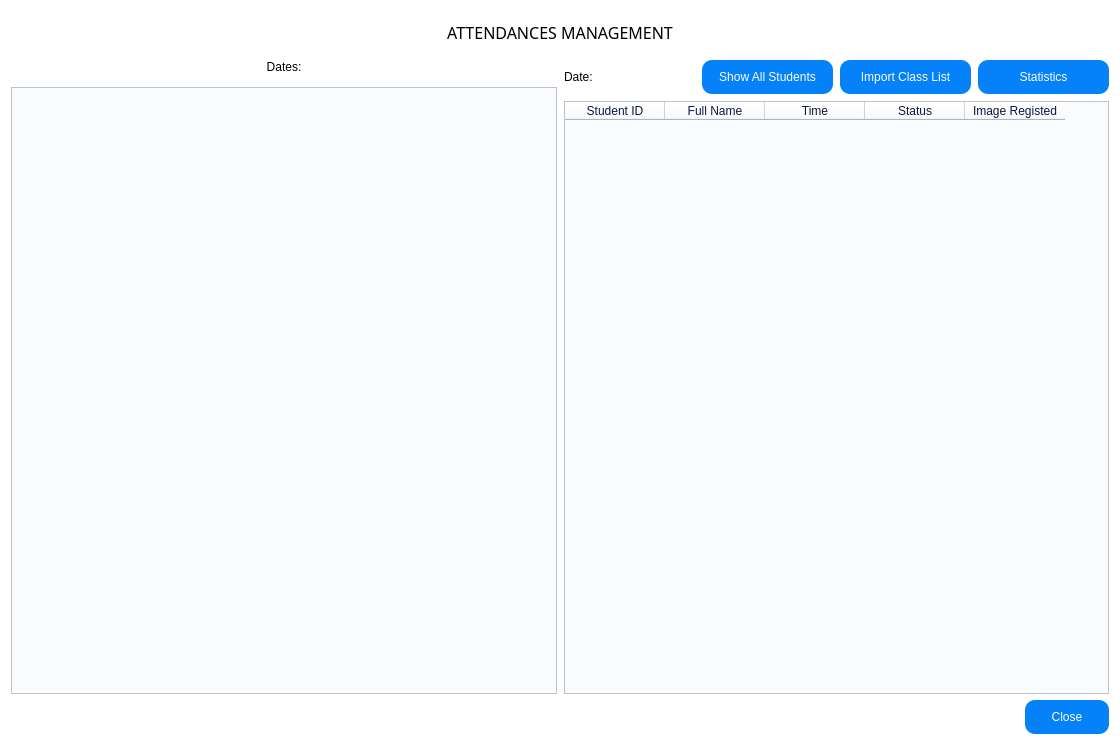
<?xml version="1.0" encoding="UTF-8"?>
<ui version="4.0">
 <class>ManageDialog</class>
 <widget class="QDialog" name="ManageDialog">
  <property name="geometry">
   <rect>
    <x>0</x>
    <y>0</y>
    <width>1120</width>
    <height>745</height>
   </rect>
  </property>
  <property name="windowTitle">
   <string>Attendance Management</string>
  </property>
  <property name="windowIcon">
   <iconset>
    <normaloff>icon.png</normaloff>icon.png</iconset>
  </property>
  <property name="styleSheet">
   <string notr="true">background-color: rgb(255, 255, 255);</string>
  </property>
  <layout class="QVBoxLayout" name="verticalLayout">
   <item>
    <widget class="QLabel" name="label">
     <property name="font">
      <font>
       <family>CocogooseProTrial Darkmode</family>
       <pointsize>12</pointsize>
       <weight>50</weight>
       <italic>false</italic>
       <bold>false</bold>
      </font>
     </property>
     <property name="styleSheet">
      <string notr="true">font: 12pt &quot;CocogooseProTrial Darkmode&quot;;
color: rgb(0, 0, 0);
padding:10px;
</string>
     </property>
     <property name="text">
      <string>ATTENDANCES MANAGEMENT</string>
     </property>
     <property name="alignment">
      <set>Qt::AlignCenter</set>
     </property>
    </widget>
   </item>
   <item>
    <layout class="QHBoxLayout" name="horizontalLayout">
     <property name="spacing">
      <number>7</number>
     </property>
     <property name="bottomMargin">
      <number>0</number>
     </property>
     <item>
      <layout class="QVBoxLayout" name="verticalLayout_2">
       <property name="spacing">
        <number>13</number>
       </property>
       <property name="leftMargin">
        <number>0</number>
       </property>
       <property name="rightMargin">
        <number>0</number>
       </property>
       <item>
        <widget class="QLabel" name="label_2">
         <property name="styleSheet">
          <string notr="true">font: 63 10pt &quot;Montserrat SemiBold&quot;;</string>
         </property>
         <property name="text">
          <string>Dates:</string>
         </property>
         <property name="alignment">
          <set>Qt::AlignCenter</set>
         </property>
        </widget>
       </item>
       <item>
        <widget class="QScrollArea" name="scrollArea">
         <property name="styleSheet">
          <string notr="true">font: 57 8pt &quot;Montserrat Medium&quot;;
background-color: rgb(249, 252, 255);</string>
         </property>
         <property name="widgetResizable">
          <bool>true</bool>
         </property>
         <widget class="QWidget" name="scrollAreaWidgetContents">
          <property name="geometry">
           <rect>
            <x>0</x>
            <y>0</y>
            <width>541</width>
            <height>583</height>
           </rect>
          </property>
          <layout class="QVBoxLayout" name="verticalLayout_3">
           <item>
            <layout class="QVBoxLayout" name="dateButtonLayout"/>
           </item>
           <item>
            <spacer name="verticalSpacer">
             <property name="orientation">
              <enum>Qt::Vertical</enum>
             </property>
             <property name="sizeHint" stdset="0">
              <size>
               <width>20</width>
               <height>40</height>
              </size>
             </property>
            </spacer>
           </item>
          </layout>
         </widget>
        </widget>
       </item>
      </layout>
     </item>
     <item>
      <layout class="QVBoxLayout" name="verticalLayout_4">
       <property name="sizeConstraint">
        <enum>QLayout::SetDefaultConstraint</enum>
       </property>
       <item>
        <layout class="QHBoxLayout" name="horizontalLayout_2">
         <item>
          <widget class="QLabel" name="label_selected_date">
           <property name="styleSheet">
            <string notr="true">font: 63 10pt &quot;Montserrat SemiBold&quot;;</string>
           </property>
           <property name="text">
            <string>Date:</string>
           </property>
          </widget>
         </item>
         <item>
          <widget class="QPushButton" name="pushButtonShowAll">
           <property name="styleSheet">
            <string notr="true">QPushButton {
    background-color: #0581F9; /* Màu nền mặc định */
	color: rgb(255, 255, 255);
	font: 8pt &quot;CocogooseProTrial Semilight&quot;;
    border-radius: 10px;
    padding: 10px;

}

QPushButton:hover {
    background-color: #87C4FF; /* Màu khi di chuột */

}

QPushButton:pressed {
    background-color: #0581F9; /* Màu khi nhấn */
}


</string>
           </property>
           <property name="text">
            <string>Show All Students</string>
           </property>
          </widget>
         </item>
         <item>
          <widget class="QPushButton" name="pushButtonImport">
           <property name="styleSheet">
            <string notr="true">QPushButton {
    background-color: #0581F9; /* Màu nền mặc định */
	color: rgb(255, 255, 255);
	font: 8pt &quot;CocogooseProTrial Semilight&quot;;
    border-radius: 10px;
    padding: 10px;

}

QPushButton:hover {
    background-color: #87C4FF; /* Màu khi di chuột */

}

QPushButton:pressed {
    background-color: #0581F9; /* Màu khi nhấn */
}


</string>
           </property>
           <property name="text">
            <string>Import Class List</string>
           </property>
          </widget>
         </item>
         <item>
          <widget class="QPushButton" name="pushButtonStatistic">
           <property name="styleSheet">
            <string notr="true">QPushButton {
    background-color: #0581F9; /* Màu nền mặc định */
	color: rgb(255, 255, 255);
	font: 8pt &quot;CocogooseProTrial Semilight&quot;;
    border-radius: 10px;
    padding: 10px;

}

QPushButton:hover {
    background-color: #87C4FF; /* Màu khi di chuột */

}

QPushButton:pressed {
    background-color: #0581F9; /* Màu khi nhấn */
}


</string>
           </property>
           <property name="text">
            <string>Statistics</string>
           </property>
          </widget>
         </item>
        </layout>
       </item>
       <item>
        <widget class="QTableWidget" name="tableWidget">
         <property name="styleSheet">
          <string notr="true">background-color: rgb(249, 252, 255);
color: rgb(14, 23, 67);
font: 57 10pt &quot;Montserrat Medium&quot;;
</string>
         </property>
         <column>
          <property name="text">
           <string>Student ID</string>
          </property>
         </column>
         <column>
          <property name="text">
           <string>Full Name</string>
          </property>
         </column>
         <column>
          <property name="text">
           <string>Time</string>
          </property>
         </column>
         <column>
          <property name="text">
           <string>Status</string>
          </property>
         </column>
         <column>
          <property name="text">
           <string>Image Registed</string>
          </property>
         </column>
        </widget>
       </item>
      </layout>
     </item>
    </layout>
   </item>
   <item>
    <layout class="QHBoxLayout" name="horizontalLayout_3">
     <item>
      <spacer name="horizontalSpacer">
       <property name="orientation">
        <enum>Qt::Horizontal</enum>
       </property>
       <property name="sizeHint" stdset="0">
        <size>
         <width>40</width>
         <height>20</height>
        </size>
       </property>
      </spacer>
     </item>
     <item>
      <widget class="QPushButton" name="pushButtonClose">
       <property name="styleSheet">
        <string notr="true">QPushButton {
    background-color: #0581F9; /* Màu nền mặc định */
	color: rgb(255, 255, 255);
	font: 8pt &quot;CocogooseProTrial Semilight&quot;;
    border-radius: 10px;
    padding: 10px;

}

QPushButton:hover {
    background-color: #87C4FF; /* Màu khi di chuột */

}

</string>
       </property>
       <property name="text">
        <string>     Close     </string>
       </property>
      </widget>
     </item>
    </layout>
   </item>
  </layout>
 </widget>
 <resources/>
 <connections/>
</ui>
